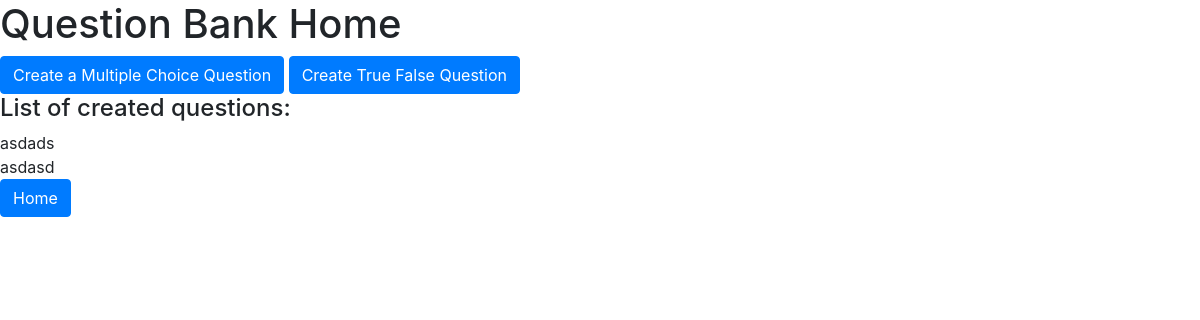
/maker/, run on an earlier commit of the app's database.
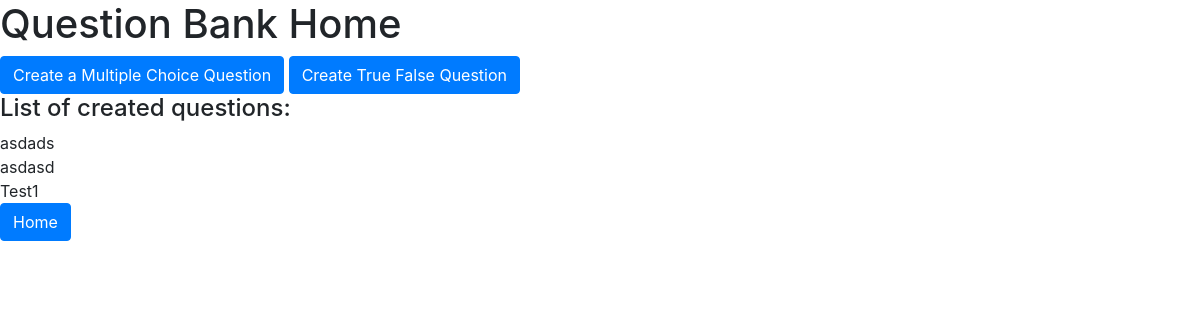
And on a later commit of the database.
### maker/models.py (models this page shows)
class QuestionModel(models.Model):
    id = models.IntegerField(primary_key=True, auto_created=True)
    question = models.CharField(max_length=256)
    answer = models.IntegerField()
    choice_1 = models.CharField(max_length=256)
    choice_2 = models.CharField(max_length=256)
    choice_3 = models.CharField(max_length=256, null=True, default=None)
    choice_4 = models.CharField(max_length=256, null=True, default=None)
    choice_5 = models.CharField(max_length=256, null=True, default=None)
    choice_6 = models.CharField(max_length=256, null=True, default=None)
    image = models.ImageField(default=None)
    category = models.ForeignKey(QuestionCategory, default=1, on_delete=models.CASCADE)

### maker/views.py (the view)
# urls.py: path('', views.make_home_view, name='home'),
def make_home_view(request):
    q = QuestionModel.objects.all()
    return render(request, 'make_home.html', {'q': q})

### maker/templates/make_home.html (shortened to what this page needs)
{% extends 'base.html' %}
{% block content %}
<h1> Question Bank Home </h1>
    <div>
        <a href="{% url 'maker:multiple_choice' %}" class="btn btn-primary" role="button">Create a Multiple Choice Question</a>
        <a href="{% url 'maker:true_false' %}" class="btn btn-primary" role="button">Create True False Question</a>
    </div>
<h4> List of created questions: </h4>
    {% if q %}
        {% for question in q %}
            {{ question.question  }}<br>
        {% endfor %}
    {% endif %}
    <a href="{% url 'home' %}" class="btn btn-primary" role="button">Home</a>
{% endblock %}

### finalproject/templates/base.html (shortened to what this page needs)
{% load static %}
<link rel="stylesheet" href="{% static 'css/bootstrap.css' %}">
<!DOCTYPE html>
<html lang="en">
<head>
</head>
<body>
    {% block content %}
    {% endblock %}
</body>
</html>

What changed in the data, as far as the page shows it:
added QuestionModel: question "Test1"
